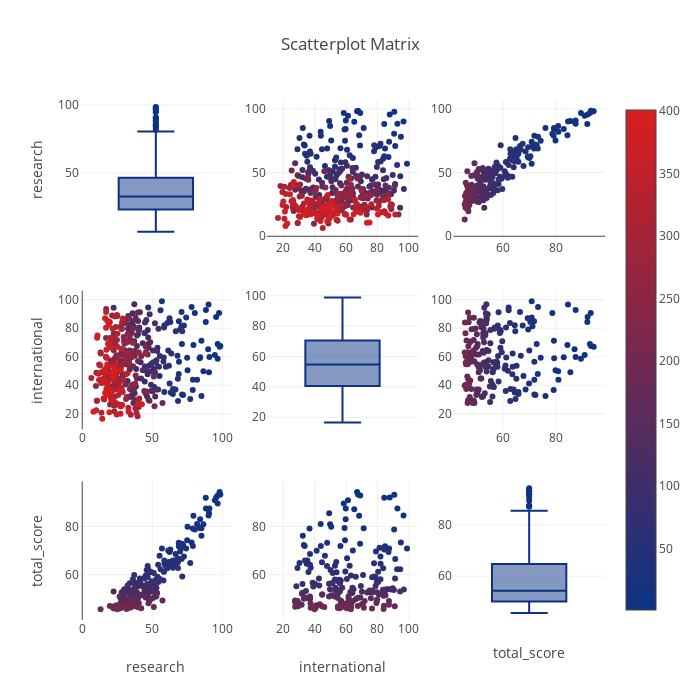

The notebook cell saved with this chart:
### Markdown cell above
## Scatter Matrix Plots
Scatter Matrix = it helps us to see covariance and relation between more than 2 features

- import figure factory as ff
- create_scatterplotmatrix = creates scatter plot
    - data2015 = prepared data. It includes research, international and total scores with index from 1 to 401
    - colormap = color map of scatter plot
    - colormap_type = color type of scatter plot
    - height and weight

### Code cell
# import figure factory
import numpy as np
import plotly.figure_factory as ff
# prepare data
dataframe = timesData[timesData.year == 2015]
data2015 = dataframe.loc[:,["research","international", "total_score"]]
data2015["index"] = np.arange(1,len(data2015)+1)
# scatter matrix
fig = ff.create_scatterplotmatrix(data2015, diag='box', index='index',colormap='Portland',
                                  colormap_type='cat',
                                  height=700, width=700)
iplot(fig)

### Figure 1 — Plotly figure (JSON) as saved in the notebook; plotly's stock layout.template omitted (floating-point values rounded to 4 significant figures; data arrays with more than 128 entries replaced by an {"elided": "..."} marker saying what was removed)
{"data": [{"marker": {"color": "rgb(12, 51, 131)"}, "showlegend": false, "type": "box", "uid": "e2dae1ba-9275-4064-8b64-0392d0497cb1", "xaxis": "x", "y": {"elided": "401 float values"}, "yaxis": "y"}, {"marker": {"color": {"elided": "401 int values"}, "colorscale": [[0, "rgb(12, 51, 131)"], [1, "rgb(217, 30, 30)"]], "showscale": true, "size": 6}, "mode": "markers", "showlegend": false, "type": "scatter", "uid": "1b5a4172-f856-4adc-9114-df46f12f8d31", "x": {"elided": "401 str values"}, "xaxis": "x2", "y": {"elided": "401 float values"}, "yaxis": "y2"}, {"marker": {"color": {"elided": "401 int values"}, "colorscale": [[0, "rgb(12, 51, 131)"], [1, "rgb(217, 30, 30)"]], "showscale": false, "size": 6}, "mode": "markers", "showlegend": false, "type": "scatter", "uid": "d3e5145f-9087-4b0f-89c0-ea8a74fd6274", "x": {"elided": "401 str values"}, "xaxis": "x3", "y": {"elided": "401 float values"}, "yaxis": "y3"}, {"marker": {"color": {"elided": "401 int values"}, "colorscale": [[0, "rgb(12, 51, 131)"], [1, "rgb(217, 30, 30)"]], "showscale": false, "size": 6}, "mode": "markers", "showlegend": false, "type": "scatter", "uid": "a4dfc83b-60d0-4b9d-8bad-0215340433be", "x": {"elided": "401 float values"}, "xaxis": "x4", "y": {"elided": "401 str values"}, "yaxis": "y4"}, {"marker": {"color": "rgb(12, 51, 131)"}, "showlegend": false, "type": "box", "uid": "36b6b577-b943-4737-bfbc-317676045252", "xaxis": "x5", "y": {"elided": "401 str values"}, "yaxis": "y5"}, {"marker": {"color": {"elided": "401 int values"}, "colorscale": [[0, "rgb(12, 51, 131)"], [1, "rgb(217, 30, 30)"]], "showscale": false, "size": 6}, "mode": "markers", "showlegend": false, "type": "scatter", "uid": "f20d24c1-3aed-4d98-8324-5dfd040d4fed", "x": {"elided": "401 str values"}, "xaxis": "x6", "y": {"elided": "401 str values"}, "yaxis": "y6"}, {"marker": {"color": {"elided": "401 int values"}, "colorscale": [[0, "rgb(12, 51, 131)"], [1, "rgb(217, 30, 30)"]], "showscale": false, "size": 6}, "mode": "markers", "showlegend": false, "type": "scatter", "uid": "0a36078e-8c95-4d70-aa17-2666da9f434a", "x": {"elided": "401 float values"}, "xaxis": "x7", "y": {"elided": "401 str values"}, "yaxis": "y7"}, {"marker": {"color": {"elided": "401 int values"}, "colorscale": [[0, "rgb(12, 51, 131)"], [1, "rgb(217, 30, 30)"]], "showscale": false, "size": 6}, "mode": "markers", "showlegend": false, "type": "scatter", "uid": "eaa4108a-e6d7-4345-8570-06f739f1c635", "x": {"elided": "401 str values"}, "xaxis": "x8", "y": {"elided": "401 str values"}, "yaxis": "y8"}, {"marker": {"color": "rgb(12, 51, 131)"}, "showlegend": false, "type": "box", "uid": "932c51a2-5f4e-411f-86a8-5c417924f1d2", "xaxis": "x9", "y": {"elided": "401 str values"}, "yaxis": "y9"}], "layout": {"height": 700, "showlegend": true, "title": {"text": "Scatterplot Matrix"}, "width": 700, "xaxis": {"anchor": "y", "domain": [0, 0.2889], "showticklabels": false}, "xaxis2": {"anchor": "y2", "domain": [0.3556, 0.6444]}, "xaxis3": {"anchor": "y3", "domain": [0.7111, 1]}, "xaxis4": {"anchor": "y4", "domain": [0, 0.2889]}, "xaxis5": {"anchor": "y5", "domain": [0.3556, 0.6444], "showticklabels": false}, "xaxis6": {"anchor": "y6", "domain": [0.7111, 1]}, "xaxis7": {"anchor": "y7", "domain": [0, 0.2889], "title": {"text": "research"}}, "xaxis8": {"anchor": "y8", "domain": [0.3556, 0.6444], "title": {"text": "international"}}, "xaxis9": {"anchor": "y9", "domain": [0.7111, 1], "showticklabels": false, "title": {"text": "total_score"}}, "yaxis": {"anchor": "x", "domain": [0.7333, 1], "title": {"text": "research"}}, "yaxis2": {"anchor": "x2", "domain": [0.7333, 1]}, "yaxis3": {"anchor": "x3", "domain": [0.7333, 1]}, "yaxis4": {"anchor": "x4", "domain": [0.3667, 0.6333], "title": {"text": "international"}}, "yaxis5": {"anchor": "x5", "domain": [0.3667, 0.6333]}, "yaxis6": {"anchor": "x6", "domain": [0.3667, 0.6333]}, "yaxis7": {"anchor": "x7", "domain": [0, 0.2667], "title": {"text": "total_score"}}, "yaxis8": {"anchor": "x8", "domain": [0, 0.2667]}, "yaxis9": {"anchor": "x9", "domain": [0, 0.2667]}}}
